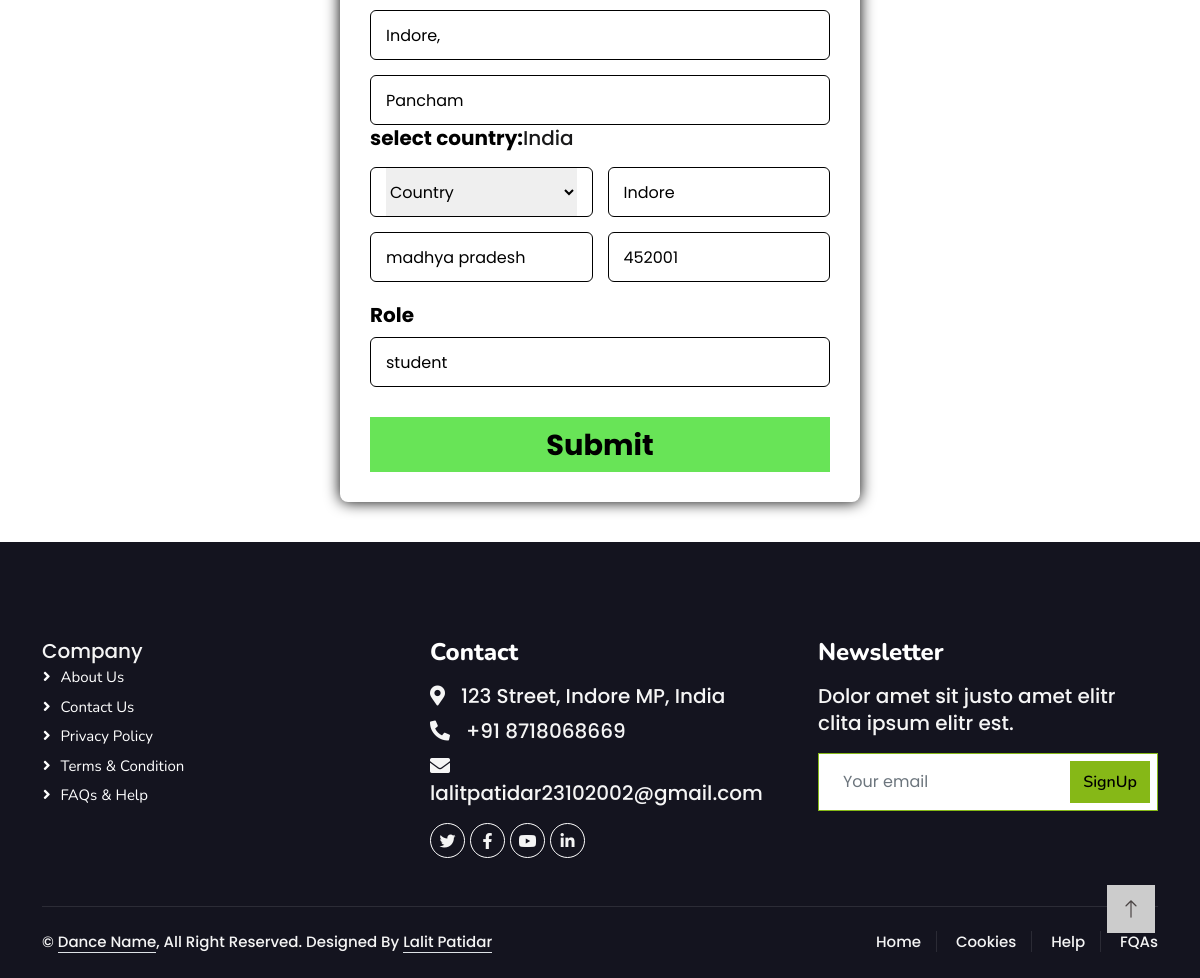
Page /adminhome/admin_update_profile/ (signed in, lower part) on the earlier database version.
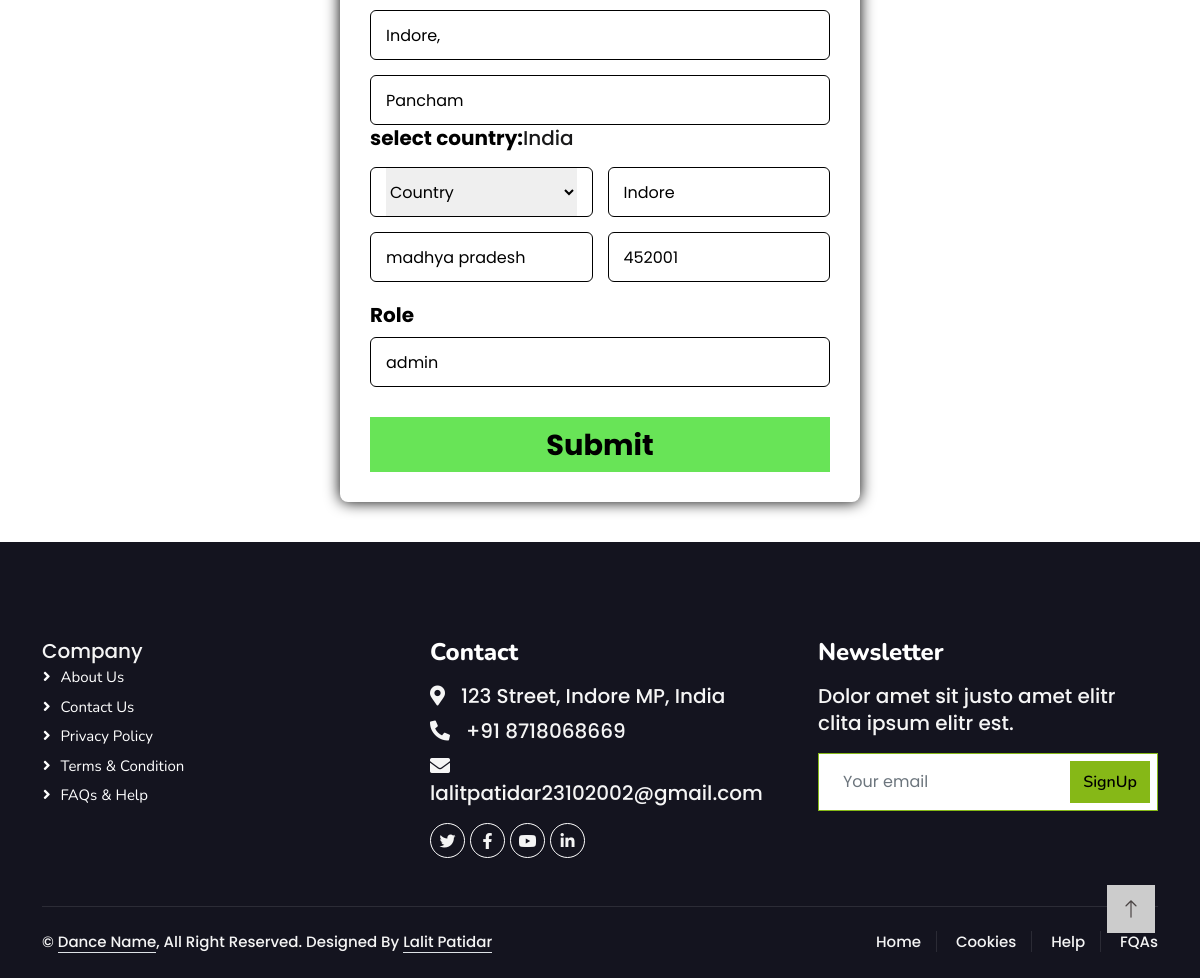
Same page on the later database version.
### my1/models.py (models this page shows)
class mstuser(models.Model):
    id=models.AutoField(primary_key=True)
    fnm=models.CharField(max_length=50)
    email=models.EmailField(max_length=80, unique=True)
    mno=models.CharField(max_length=10, unique=True)
    dob=models.CharField(max_length=15)
    pwd=models.CharField(max_length=50)
    gender=models.CharField(max_length=10)
    address1=models.CharField(max_length=100)
    address2=models.CharField(max_length=100)
    country=models.CharField(max_length=50)
    city=models.CharField(max_length=50)
    region=models.CharField(max_length=50)
    pin=models.IntegerField()
    role=models.CharField(max_length=50)
    image=models.FileField(upload_to='uploads/')

### adminapp/views.py (the view, shortened to what this page needs)
# urls.py: path('admin_update_profile/',views.admin_update_profile),
def admin_update_profile(request):
    image1=request.session.get('image')
    if request.method=='GET':
        email=request.session.get("email")
        res=mstuser.objects.filter(email=email)
        return render(request,"admin_update_profile.html",{ 'res':res ,'img':image1})

### studentapp/views.py (called while the page is built)
def sessioncheckuser_middleware(get_response):
 def middleware(request):
    if request.path=='/studenthome/'  or request.path=='/studenthome/gallery1/' or request.path=='/studenthome/student_course_list/' or request.path=='/studenthome/student_batch_list/' or request.path=='/studenthome/updateprofile/' or request.path=="/studenthome/enroll_batch/" or request.path=="/studenthome/profile/":
      if "email" not in request.session:
            response=redirect('/login/')
      else:
            response=get_response(request)
    else:
        response=get_response(request)
    return response
 return middleware

### adminapp/templates/admin_update_profile.html (shortened to what this page needs)
{% extends "masterpage.html" %}
{% load static %}
{% block main1 %}
<link href="{% static 'css/register.css' %}" rel="stylesheet">
<link href="{% static 'css/adminhome.css' %}" rel="stylesheet">
<div class="div_register" >
 <section class="container_register">
      {% for x in res %}
      <form action="" method="post" class="form" >
        <div class="input-box address">
          <input type="text" name="address1" value={{ x.address1 }} placeholder="Enter street address" required />
          <input type="text" name="address2" value={{ x.address2 }} placeholder="Enter street address line 2" required />
          <label>select country: </label>{{ x.country }}
          <div class="column">
            <div class="select-box">
              <select name="country" required>
                <option hidden>Country</option>
              </select>
            </div>
            <input type="text" name="city" value="{{ x.city }}" placeholder="Enter your city" required />
          </div>
          <div class="column">
            <input type="text" name="region" value="{{ x.region }}" placeholder="Enter your region" required />
            <input type="number" name="pin" value="{{ x.pin }}" placeholder="Enter postal code" required />
          </div>
        </div>
        <div class="input-box">
          <label>Role</label>
          <input type="text" name="role"  value="{{ x.role }}" readonly />
        </div>
        <button>Submit</button>
      </form>
      {% endfor %}
    </section>
</div>
{% endblock %}

Differences in the rows shown:
changed mstuser "India": role "student" → "admin"
